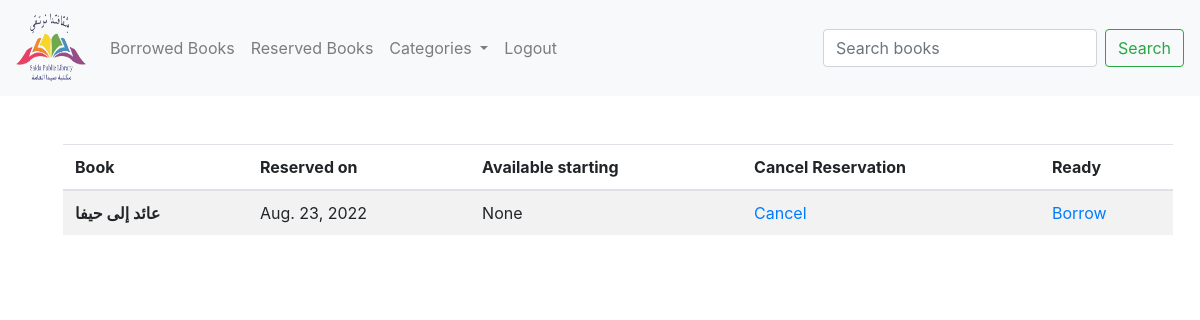
The app's page /reserved_books/12 (signed in) with its own data.
### booksTransaction/models.py (models this page shows, shortened)
class Reservation(models.Model):
    book=models.ForeignKey(Book,on_delete=models.CASCADE)
    user=models.ForeignKey(User,on_delete=models.CASCADE)
    reservation_date= models.DateField(default=datetime.datetime.now())
    is_ready=models.BooleanField(default=False)
    @property
    def availibility_date(self):
        book=Borrowing.objects.filter(book=self.book)
        if book:
            availibility_date=book.order_by('return_date')[0]
            return availibility_date.return_date

### books/models.py (models this page shows, shortened)
class Book(models.Model):
    book_title=models.CharField('book_title',max_length=120)
    description=models.TextField('description',null=True)
    author_name=models.CharField('author_name',max_length=120)
    number_of_pages=models.IntegerField('number_of_pages')
    number_of_copies=models.IntegerField('number_of_copies')
    publication_year=models.IntegerField('publication_year')
    lang_id=models.ForeignKey(Language,on_delete=models.CASCADE)
    cat_id=models.ForeignKey(Category,on_delete=models.CASCADE)
    book_img=models.ImageField(null=True,blank=True,upload_to="assets/")

### booksTransaction/views.py (the view)
# urls.py: path('reserved_books/<user_id>',booksTrans_view.reserved_books,name="reserved_books"),
@login_required(login_url='login')
def reserved_books(request,user_id):
    member=User.objects.get(pk=user_id)
    reserved_books=Reservation.objects.filter(user=member)
    return render(request,"reserved.html",{'books':reserved_books,'cats':cats})

### books/models.py (called while the page is built)
    def __str__(self):
        return self.name

### booksTransaction/templates/reserved.html
{% extends 'base.html' %}
{% block content %}
<table class="table table-striped">
    <thead>
      <tr>
        <th scope="col">Book</th>
        <th scope="col">Reserved on</th>
        <th scope="col">Available starting</th>
        <th scope="col">Cancel Reservation</th>
        <th scope="col">Ready</th>
      </tr>
    </thead>
    <tbody>
        {% for book in books %}
            <tr>
                <th scope="row">{{book.book.book_title}}</th>
                <td>{{book.reservation_date}}</td>
                <td>{{book.availibility_date}}</td>
                <td>
                  <a href="{% url 'cancel_reservation' book.book.id book.user.id %}">Cancel</a>
                </td>
                <td>
                  {% if book.is_ready %}
                    <a href="{% url 'borrow_book' book.book.id book.user.id %}"> Borrow </a>
                  {% endif %}
                </td>
            </tr>
        {% endfor %}
    </tbody>
  </table>
{% endblock %}

### records on screen
Reservation: book.book_title "عائد إلى حيفا", reservation_date "Aug. 23, 2022", availibility_date "None", is_ready "Borrow"
